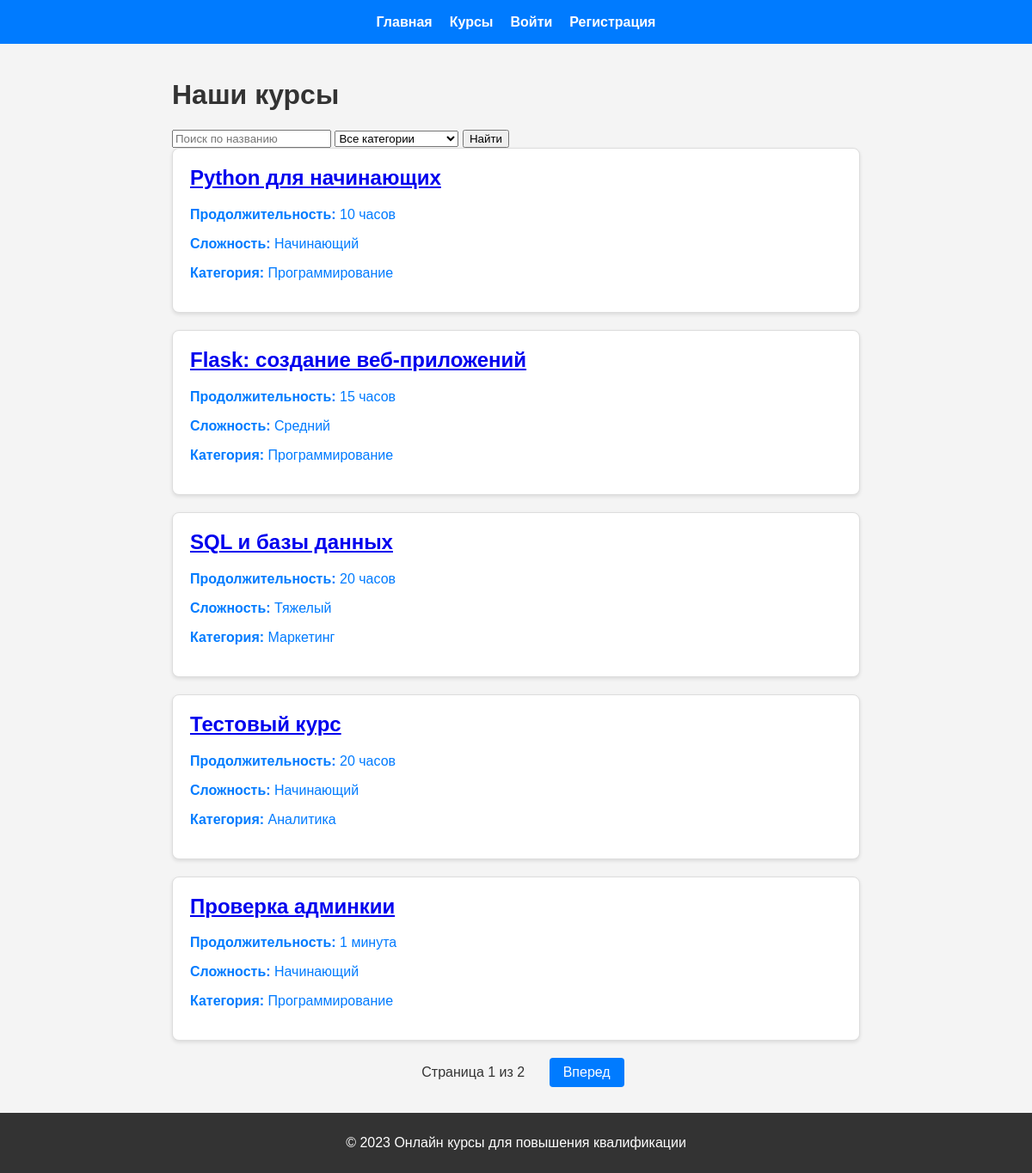
Screenshot of /courses with the database file from the repository.
### tables this page shows
CREATE TABLE courses (
    id INTEGER PRIMARY KEY AUTOINCREMENT,
    title TEXT NOT NULL,
    duration TEXT NOT NULL,
    difficulty TEXT NOT NULL,
    description TEXT
, category);

### main.py (the view)
@app.route('/courses')
@app.route('/courses')
def show_courses():
    page = request.args.get('page', 1, type=int)  # Получаем номер страницы из запроса
    query = request.args.get('query', '').strip()  # Получаем поисковый запрос
    category = request.args.get('category', '').strip()  # Получаем категорию
    conn = sqlite3.connect('courses.db')
    cursor = conn.cursor()
    sql = 'SELECT * FROM courses WHERE 1=1'
    params = []
    if query:
        sql += ' AND title LIKE ?'
        params.append(f'%{query}%')
    if category:
        sql += ' AND category = ?'
        params.append(category)
    offset = (page - 1) * COURSES_PER_PAGE
    sql += ' LIMIT ? OFFSET ?'
    params.extend([COURSES_PER_PAGE, offset])
    cursor.execute(sql, params)
    courses = cursor.fetchall()
    cursor.execute('SELECT COUNT(*) FROM courses WHERE 1=1' + (' AND title LIKE ?' if query else '') + (
        ' AND category = ?' if category else ''), params[:-2])
    total_courses = cursor.fetchone()[0]
    total_pages = (total_courses + COURSES_PER_PAGE - 1) // COURSES_PER_PAGE
    conn.close()
    return render_template('courses.html', courses=courses, page=page, total_pages=total_pages)

### templates/courses.html (shortened to what this page needs)
{% extends "base.html" %}
{% block content %}
<h1>Наши курсы</h1>
<form action="{{ url_for('search_courses') }}" method="GET" class="search-form">
    <input type="text" name="query" placeholder="Поиск по названию" value="{{ request.args.get('query', '') }}">
    <select name="category">
        <option value="">Все категории</option>
    </select>
    <button type="submit">Найти</button>
</form>
<div>
    {% for course in courses %}
    <div class="course-card">
        <h2><a href="{{ url_for('course_detail', course_id=course[0]) }}">{{ course[1] }}</a></h2>
        <p><strong>Продолжительность:</strong> {{ course[2] }}</p>
        <p><strong>Сложность:</strong> {{ course[3] }}</p>
        <p><strong>Категория:</strong> {{ course[5] }}</p>
    </div>
    {% endfor %}
</div>
<div class="pagination">
    <span>Страница {{ page }} из {{ total_pages }}</span>
    {% if page < total_pages %}
        <a href="{{ url_for('show_courses', page=page+1, query=request.args.get('query', ''), category=request.args.get('category', '')) }}">Вперед</a>
    {% endif %}
</div>
{% endblock %}

### templates/base.html (shortened to what this page needs)
<!DOCTYPE html>
<html lang="ru">
<head>
    <link rel="stylesheet" href="{{ url_for('static', filename='css/styles.css') }}">
</head>
<body>
    <header>
        <nav>
            <ul>
                <li><a href="{{ url_for('index') }}">Главная</a></li>
                <li><a href="{{ url_for('show_courses') }}">Курсы</a></li>
                {% if 'user_id' in session %}
                    <li><a href="{{ url_for('logout') }}">Выйти</a></li>
                {% else %}
                    <li><a href="{{ url_for('login') }}">Войти</a></li>
                    <li><a href="{{ url_for('register') }}">Регистрация</a></li>
                {% endif %}
            </ul>
        </nav>
    </header>
    <main>
        {% block content %}{% endblock %}
    </main>
    <footer>
        <p>&copy; 2023 Онлайн курсы для повышения квалификации</p>
    </footer>
</body>
</html>

### static/css/styles.css (style rules this page uses)
body { font-family: Arial, sans-serif; margin: 0; padding: 0; background-color: #f4f4f4; color: #333; }
header { background-color: #007BFF; color: white; padding: 17px 0; text-align: center; height: 17px }
header nav ul { list-style: none; padding: 0; margin: 0; display: flex; justify-content: center; }
header nav ul li { margin: 0 10px; }
header nav ul li a { color: white; text-decoration: none; font-weight: bold; }
main { padding: 20px; max-width: 800px; margin: 0 auto; padding-bottom: 100px; }
footer { position: fixed; background-color: #333; color: white; text-align: center; padding: 10px 0; width: 100%; bottom: 0; z-index: 1000; }
.course-card { background-color: white; border: 1px solid #ddd; border-radius: 8px; padding: 20px; margin-bottom: 20px; box-shadow: 0 2px 4px rgba(0, 0, 0, 0.1); }
.course-card h2 { margin-top: 0; color: #007BFF; }
.course-card p { color: #555; }
.course-card p { text-decoration: none; color: #007BFF; }
.pagination { margin-top: 20px; text-align: center; }
.pagination a { display: inline-block; padding: 8px 16px; margin: 0 4px; background-color: #007BFF; color: white; text-decoration: none; border-radius: 4px; }
.pagination span { display: inline-block; padding: 8px 16px; margin: 0 4px; color: #333; }

### rows the page displays
courses: title "Python для начинающих", duration "10 часов", difficulty "Начинающий", category "Программирование"
courses: title "Flask: создание веб-приложений", duration "15 часов", difficulty "Средний", category "Программирование"
courses: title "SQL и базы данных", duration "20 часов", difficulty "Тяжелый", category "Маркетинг"
courses: title "Тестовый курс", duration "20 часов", difficulty "Начинающий", category "Аналитика"
courses: title "Проверка админкии", duration "1 минута", difficulty "Начинающий", category "Программирование"

### other values shown
{{ page }} "1"
{{ total_pages }} "2"
